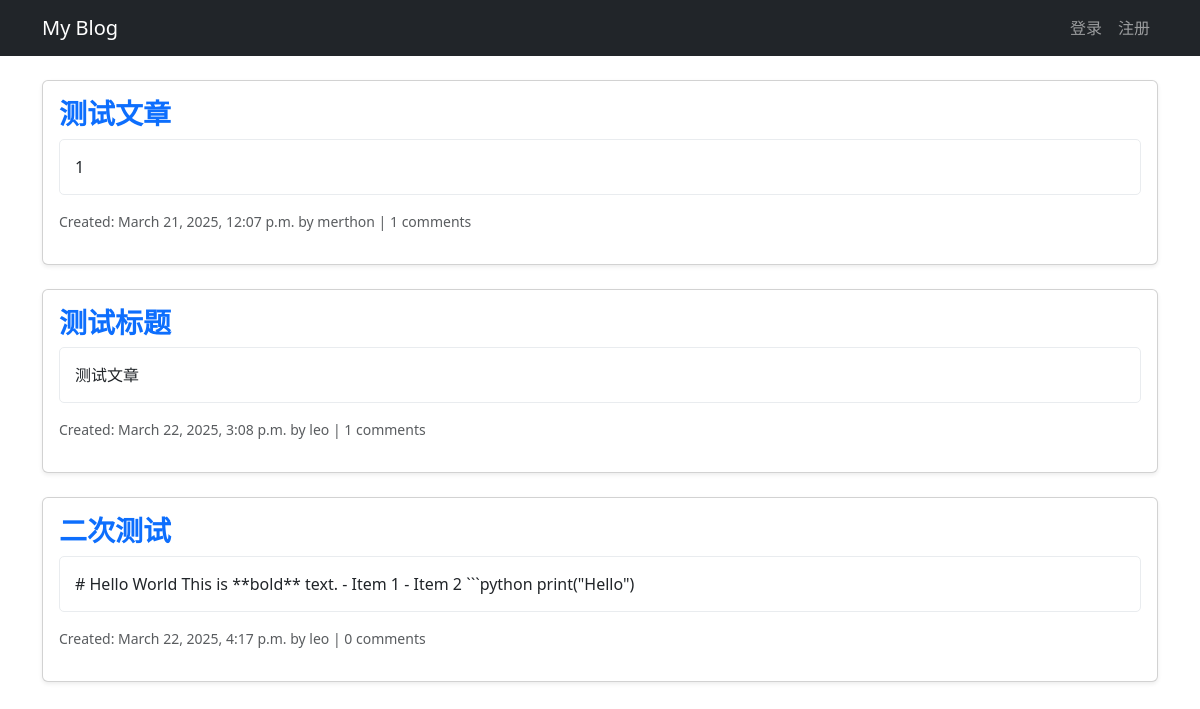
The app's page /posts/, older data.
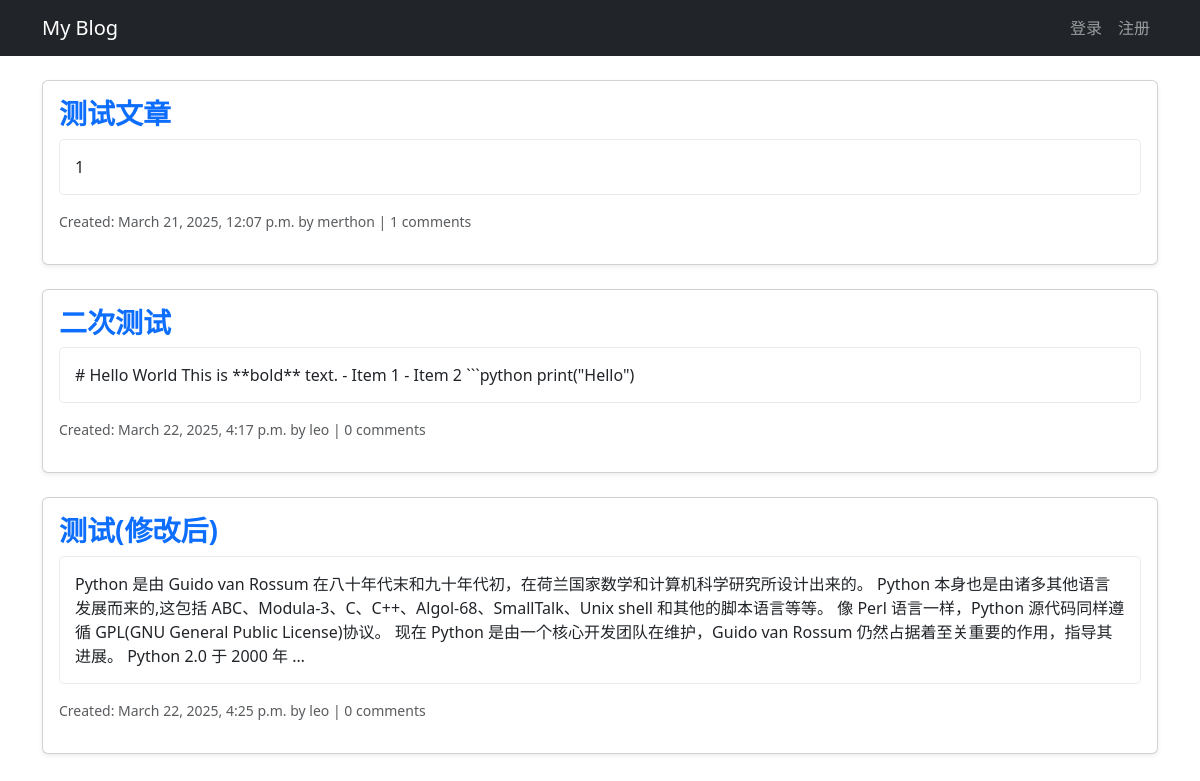
The same page, newer data.
### blog/models.py (models this page shows, shortened)
class Post(models.Model):
    title = models.CharField(max_length=200)
    content = models.TextField()
    created_at = models.DateTimeField(auto_now_add=True)
    updated_at = models.DateTimeField(auto_now=True)
    author = models.ForeignKey(User, on_delete=models.CASCADE)  # 加作者字段

### blog/views.py (the view)
# urls.py: path('', views.post_list, name='post_list'),  # 访问/blog/时显示文章列表
def post_list(request):
    posts = Post.objects.all()
    comment_form = CommentForm()  # 给每篇文章加个评论表单
    return render(request, 'blog/post_list.html', {'posts': posts, 'comment_form': comment_form})

### blog/templates/blog/post_list.html (shortened to what this page needs)
<!DOCTYPE html>
<html>
<head>
    <link href="https://cdn.jsdelivr.net/npm/bootstrap@5.3.0/dist/css/bootstrap.min.css" rel="stylesheet">
</head>
<body>
    <nav class="navbar navbar-expand-lg navbar-dark bg-dark">
        <div class="container">
            <a class="navbar-brand" href="{% url 'post_list' %}">My Blog</a>
            <div class="collapse navbar-collapse">
                <ul class="navbar-nav ms-auto">
                    {% if user.is_authenticated %}
                        <li class="nav-item">
                            <span class="nav-link">Welcome, {{ user.username }}!</span>
                        </li>
                        <li class="nav-item">
                            <a class="nav-link" href="{% url 'post_new' %}">新的博客</a>
                        </li>
                        <li class="nav-item">
                            <a class="nav-link" href="{% url 'logout' %}">注销</a>
                        </li>
                    {% else %}
                        <li class="nav-item">
                            <a class="nav-link" href="{% url 'login' %}">登录</a>
                        </li>
                        <li class="nav-item">
                            <a class="nav-link" href="{% url 'register' %}">注册</a>
                        </li>
                    {% endif %}
                </ul>
            </div>
        </div>
    </nav>
    <div class="container mt-4">
        {% for post in posts %}
            <div class="card mb-4 shadow-sm">
                <div class="card-body">
                    <h2 class="card-title post-title fw-bold fs-3">
                        <a href="{% url 'post_detail' post.id %}" class="text-decoration-none">{{ post.title }}</a>
                    </h2>
                    <p class="post-content">{{ post.content|truncatewords:30 }}</p>
                    <p class="text-muted small">Created: {{ post.created_at }} by {{ post.author }} | {{ post.comments.count }} comments</p>
                </div>
            </div>
        {% empty %}
            <p class="text-center">No posts yet.</p>
        {% endfor %}
    </div>
</body>
</html>

### blog/templates/blog/post_list.html (style rules this page uses)
.post-content { white-space: pre-wrap; padding: 15px; border: 1px solid #e9ecef; border-radius: 5px; }

Row changes from the older to the newer data that the page shows:
removed Post: title "测试标题", content "测试文章", created_at "March 22, 2025, 3:08 p.m.", author "leo", comments.count "1"
added Post: title "测试(修改后)", content "Python 是由 Guido van Rossum 在八十年代末和九十年代初，在荷兰国家数学和计算机科学研究所设计出来的。 Python 本身也是由诸多其他语言发展而来的,这包括 ABC、Modula-3、C、C++、Algol-68、SmallTalk、Unix shell 和其他的脚本语言等等。 像 Perl 语言一样，Python 源代码同样遵循 GPL(GNU General Public License)协议。 现在 Python 是由一个核心开发团队在维护，Guido van Rossum 仍然占据着至关重要的作用，指导其进展。 Python 2.0 于 2000 年 …", created_at "March 22, 2025, 4:25 p.m.", author "leo", comments.count "0"
